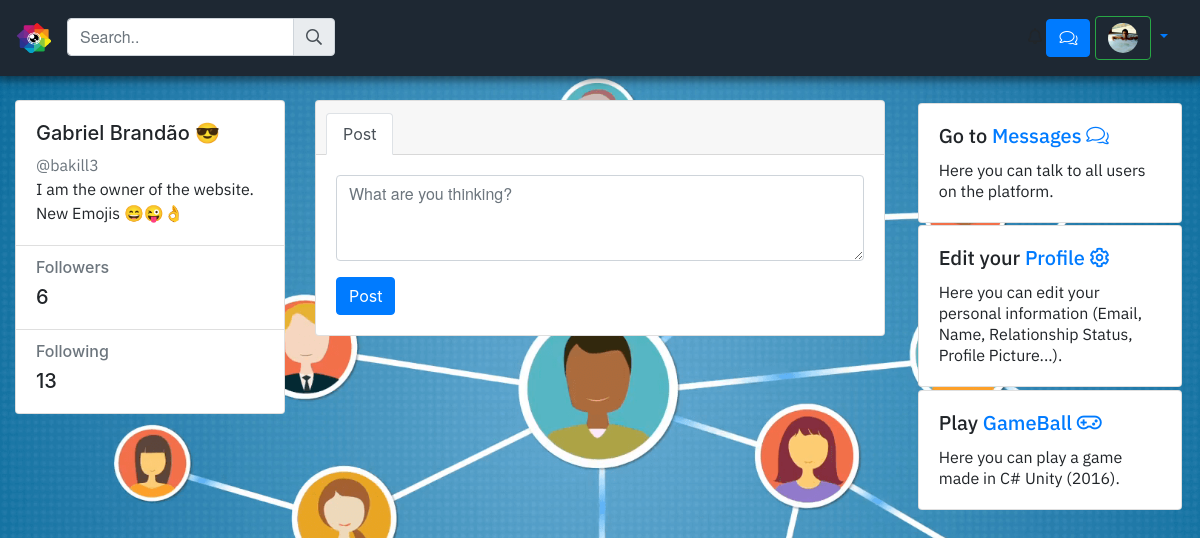
Screenshot of /home.php (signed in) with the database file from the repository.
### tables this page shows
CREATE TABLE `users` (
  `id` int(11) NOT NULL,
  `f_nome` mediumtext NOT NULL,
  `l_nome` mediumtext NOT NULL,
  `idade` int(11) NOT NULL,
  `email` varchar(60) NOT NULL,
  `username` varchar(30) NOT NULL,
  `password` varchar(255) NOT NULL,
  `sobre` varchar(255) NOT NULL DEFAULT 'Este utilizador ainda não alterou o Sobre.',
  `foto` varchar(255) NOT NULL DEFAULT 'imagens/avatar.png',
  `ativado` int(11) NOT NULL DEFAULT '0',
  `token` mediumtext NOT NULL,
  `ip` varchar(100) NOT NULL,
  `facebook` varchar(200) NOT NULL,
  `instagram` varchar(200) NOT NULL,
  `twitter` varchar(200) NOT NULL,
  `id_estado` int(11) NOT NULL
);

### home.php (the view, shortened to what this page needs)
<?php
include 'header.php';
$query = mysqli_query($link, "SELECT * FROM users WHERE id='".$_SESSION['user'][5]."' LIMIT 1");
$info = mysqli_fetch_assoc($query);
$id_user = $info['id'];
$username = $info['username'];
$f_nome = $info['f_nome'];
$l_nome = $info['l_nome'];
$sobre = $info['sobre'];
?>
</div>
<div class="container-fluid gedf-wrapper">
	<div class="row">
		<div class="col-md-3">
			<div class="card">
				<div class="card-body">
					<div class="h5"><?php echo $f_nome." ".$l_nome ?></div>
					<div class="h7 text-muted postbi">@<?php echo $username ?></div>
					<div class="h7 postbi"><?php echo $sobre; ?>
				</div>
			</div>
			<ul class="list-group list-group-flush">
				<li class="list-group-item">
					<div class="h6 text-muted postbi">Followers</div>
					<?php
					$query_1 = mysqli_query($link, "SELECT * FROM seguidores WHERE id_user='$id_user'");
					$query_2 = mysqli_query($link, "SELECT * FROM seguidores WHERE id_seguidor='$id_user'");
					?>
					<div class="h5"><?php echo mysqli_num_rows($query_1); ?></div>
				</li>
				<li class="list-group-item">
					<div class="h6 text-muted postbi">Following</div>
					<div class="h5"><?php echo mysqli_num_rows($query_2); ?></div>
				</li>
			</ul>
		</div>
	</div>
	<div class="col-md-6 gedf-main">
		<div class="card gedf-card">
			<div class="card-header">
				<ul class="nav nav-tabs card-header-tabs" id="myTab" role="tablist">
					<li class="nav-item">
						<a class="nav-link active" id="posts-tab" data-toggle="tab" href="#posts" role="tab" aria-controls="posts" aria-selected="true">Post</a>
					</li>
                    </ul>
                </div>
                <div class="card-body">
                	<div class="tab-content" id="myTabContent">
                		<div class="tab-pane fade show active" id="posts" role="tabpanel" aria-labelledby="posts-tab">
                			<div class="form-group">
                				<textarea class="form-control emoji" id="message" rows="3" placeholder="What are you thinking?"></textarea>
                			</div>
                		</div>
                	</div>
                	<div class="btn-toolbar justify-content-between">
                		<div class="btn-group">
                			<button type="submit" class="btn btn-primary" id="publicar">Post</button>
                		</div>
                    </div>
                </div>
            </div>
        </div>
        <div class="col-md-3">
        	<div class="card gedf-card" style="margin: 1%;">
        		<div class="card-body postbi">
        			<h5 class="card-title">Go to <a href="mensagens.php">Messages <i class="fal fa-comments"></i></a></h5>
        			<p class="card-text">Here you can talk to all users on the platform.</p>
        		</div>
        	</div>
        	<div class="card gedf-card" style="margin: 1%;">
        		<div class="card-body postbi">
        			<h5 class="card-title">Edit your <a href="settings.php">Profile <i class="far fa-cog"></i></a></h5>
        			<p class="card-text">Here you can edit your personal information (Email, Name, Relationship Status, Profile Picture...).</p>
        		</div>
        	</div>
        	<div class="card gedf-card" style="margin: 1%;">
        		<div class="card-body postbi">
        			<h5 class="card-title">Play <a href="gameball.php">GameBall <i class="far fa-gamepad"></i></a></h5>
        			<p class="card-text">Here you can play a game made in C# Unity (2016).</p>
        		</div>
        	</div>
        </div>
    </div>
    <?php include 'footer.php'; ?>

### header.php (shortened to what this page needs)
<?php
include 'codigo.php';
$pagina = basename($_SERVER['PHP_SELF']);
?>
<!DOCTYPE html>
<html lang="en-en">
<head>
	<link rel="stylesheet" href="https://cdnjs.cloudflare.com/ajax/libs/animate.css/3.5.2/animate.min.css">
	</head>
	<body id="body" <?php if (isset($_SESSION['user'])) { ?> style="background: url('bg.png'); background-repeat: no-repeat;
	background-attachment: fixed;
	background-position: center;
	background-size: cover" <?php } else { ?> data-vide-bg="motionplace" <?php } ?>>
	<nav class="navbar navbar-expand-lg navbar-light bg-light" style="background: rgba(30, 40, 51, 1) !important; box-shadow: 0px 0px 10px 3px rgba(0, 0, 0, 0.6);">
		<a class="navbar-brand" href="<?php if (isset($_SESSION['user']['5'])) { ?>home.php<?php } else { ?>index.php <?php } ?>" style="margin-right: 0;"><img src="logo_naked3.png" width="35" height="30" class="d-inline-block align-top" alt=""></a>
		<div class="collapse navbar-collapse" id="navbarSupportedContent">
			<ul class="navbar-nav mr-auto">
				<li class="nav-item active">
					<?php if (isset($_SESSION['user'])) { ?>
						<a class="nav-link" href="home.php"><i class="fas fa-home" style="color: #007bff;"></i> <span class="sr-only">(current)</span></a>
					<?php } ?>
				</li>
				<?php
				if (isset($_SESSION['user'])) {
					?>
					<li>
						<form name="pesquisa" method="POST" autocomplete="off">
							<div class="input-group">
								<input id="search_text" type="text" name="search" class="form-control" placeholder="Search.." onblur="pesquisar(this)">
								<div class="input-group-append">
									<span class="input-group-text" id="basic-addon1"><i class="far fa-search"></i></span>
								</div>
							</div>
						</form>
					</li>
					<?php
				}
				?>
			</ul>
			<?php
			if (isset($_SESSION['user'])) {
				?>
				<div style="display: inline-block;">
					<i class="far fa-bell"></i><span class="badge badge-light menino"><?php if (isset($_SESSION['notificacao'])) { echo $_SESSION['notificacao']; } ?></span>
					<a href="mensagens.php" class="btn btn-primary"><i class="fal fa-comments"></i></a>
				</div>
				<?php
			}
			?>
			<div class="dropdown show" style="padding-left: 5px;">
				<a class="nav-link dropdown-toggle" href="#" id="navbarDropdown" role="button" data-toggle="dropdown" aria-haspopup="true" aria-expanded="false" style="padding-left: 0;">
					<button class="btn btn-outline-success my-2 my-sm-0" type="submit">
						<?php
						if (isset($_SESSION['user'])) {
							$id = $username = $_SESSION['user'][5];
							$sel = mysqli_query($link, "SELECT foto FROM users WHERE id='$id'");
							$info_sel = mysqli_fetch_assoc($sel);
							$foto_header = $info_sel['foto'];
							if ($foto_header == "imagens/avatar.png") {
								echo '<i class="fas fa-user"></i>';
							} else {
								echo "<img data-src='$foto_header' class='img-responsive rounded-circle lazy_img' alt='Avatar' style='width: 30px;'>";
							}
						} else {
							echo '<i class="fas fa-user"></i>';
						}
						?>
					</button>
				</a>
			</div>
		</div>
	</nav>
<?php if ($pagina != "profile/") { echo "<div class='container' style='padding-top: 2%;'>"; } else { echo "<div class='container-fluid' style='padding-top: 2%; padding-right: 10%; padding-left: 10%;'>"; } ?>

### rows the page displays
users: foto (picture), f_nome "Gabriel", l_nome "Brandão 😎", username "bakill3", sobre "I am the owner of the website. New Emojis 😄😜👌"

### other values shown
mysqli_num_rows($query_1) "6"
mysqli_num_rows($query_2) "13"
